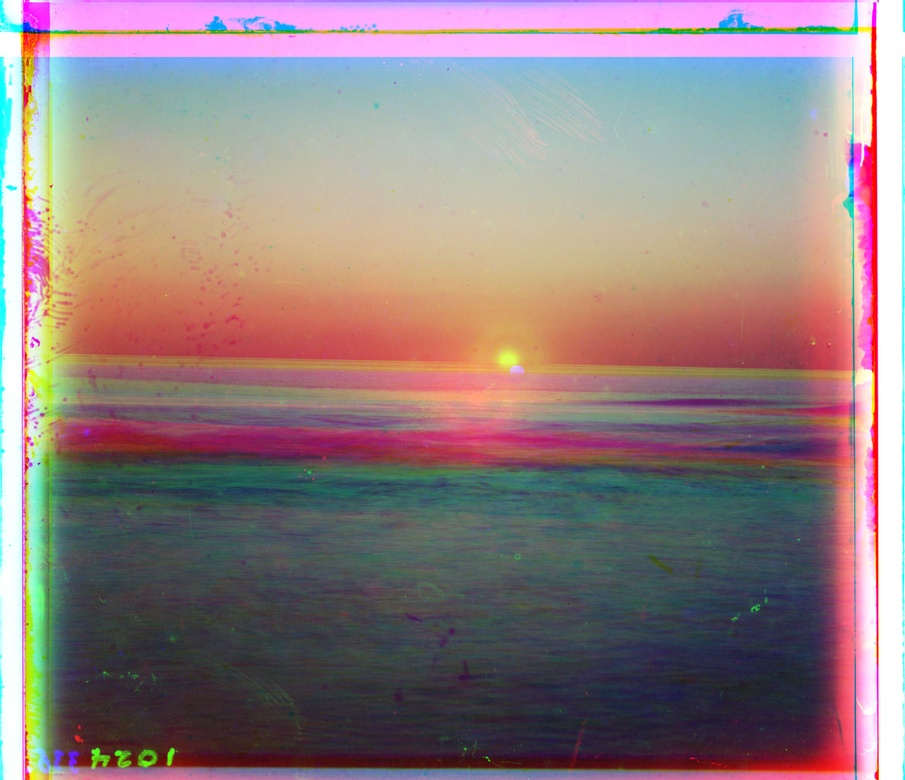
#> input picture hw1/output_pyramid_tif.jpg, 905 x 780 px, shrunk from 3778 x 3257 before the run
$ python test_crop.py
#> lines starting #> are read from the running program, lines starting #| are printed output that depends on the picture
import numpy as np
import matplotlib.pyplot as plt
from skimage import io, filters

# 直接用已對齊的圖（pyramid.py 的輸出），和 optimize.py 的輸入情境相同
img = io.imread('output_pyramid_tif.jpg').astype(np.float64) / 255.0
h, w = img.shape[:2]
#> h = 780; w = 905
r, g, b = img[:,:,0], img[:,:,1], img[:,:,2]
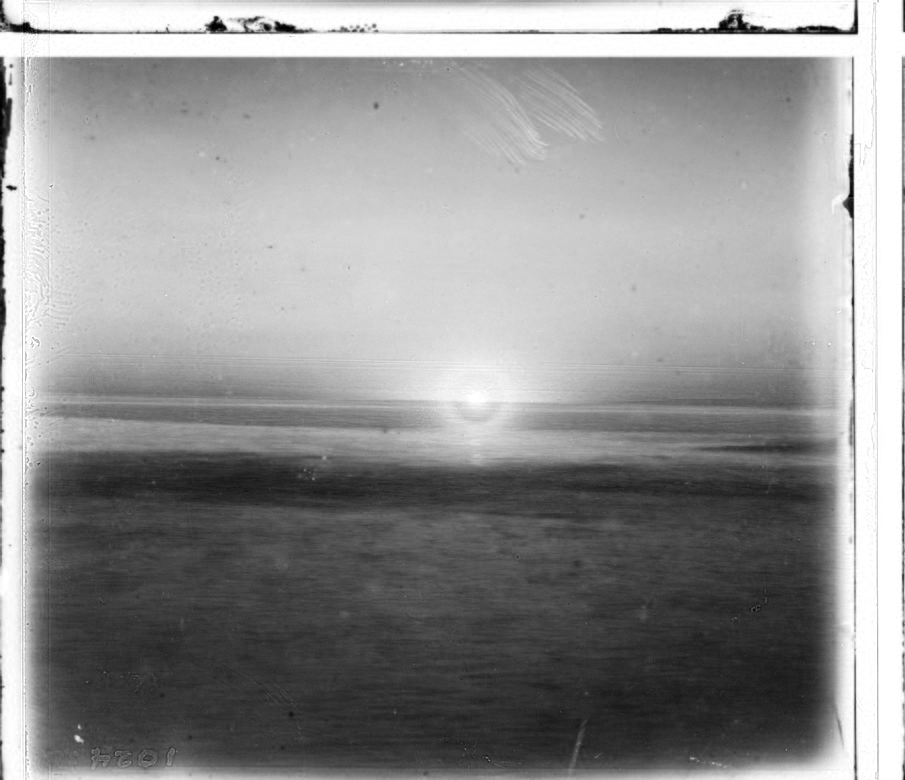
#> r: shape (780, 905) float64; min 0, max 1, mean 0.571
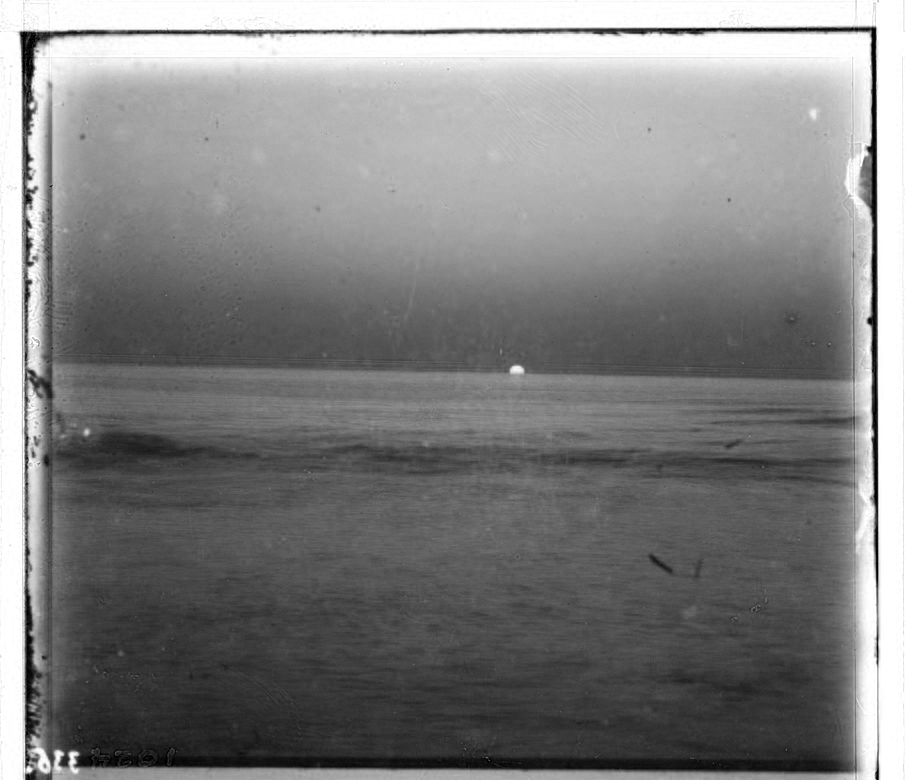
#> b: shape (780, 905) float64; min 0, max 1, mean 0.505
margin = 0.15
search_h = int(h * margin)
#> search_h = 117
search_w = int(w * margin)
#> search_w = 135


def find_tb_sobel_h(channel, search_h, h):
    row_edge = np.abs(filters.sobel_h(channel)).mean(axis=1)
    top    = int(np.argmax(row_edge[:search_h])) + 1
    bottom = h - 1 - int(np.argmax(row_edge[h - search_h:][::-1]))
    return top, bottom

def find_lr_sobel_v(channel, search_w, w):
    col_edge = np.abs(filters.sobel_v(channel)).mean(axis=0)
    left  = int(np.argmax(col_edge[:search_w])) + 1
    right = w - 1 - int(np.argmax(col_edge[w - search_w:][::-1]))
    return left, right

def find_lr_interchannel(r, g, b, search_w, w):
    diff = np.abs(r - g) + np.abs(g - b) + np.abs(r - b)
    col_diff = diff.mean(axis=0)
    interior = col_diff[search_w : w - search_w]
    thr = interior.mean() + 2 * interior.std()
    left = 0
    for i in range(search_w):
        if col_diff[i] > thr:
            left = i + 1
    right = w
    for i in range(w - 1, w - 1 - search_w, -1):
        if col_diff[i] > thr:
            right = i
    return left, right

def find_tb_lr_magnitude(channel, search_h, search_w, h, w):
    edge = filters.sobel(channel)
    row_edge = edge.mean(axis=1)
    col_edge = edge.mean(axis=0)
    top    = int(np.argmax(row_edge[:search_h])) + 1
    bottom = h - 1 - int(np.argmax(row_edge[h - search_h:][::-1]))
    left   = int(np.argmax(col_edge[:search_w])) + 1
    right  = w - 1 - int(np.argmax(col_edge[w - search_w:][::-1]))
    return top, bottom, left, right


# Method 1: Sobel_h (上下) + Sobel_v (左右)
top1, bottom1, left1, right1 = 0, h, 0, w
#> top1 = 0; bottom1 = 780; left1 = 0; right1 = 905
for ch in [r, g, b]:
    t, bo = find_tb_sobel_h(ch, search_h, h)
    l, ri = find_lr_sobel_v(ch, search_w, w)
    top1    = max(top1,    t)
    bottom1 = min(bottom1, bo)
    left1   = max(left1,   l)
    right1  = min(right1,  ri)
#> this loop made 3 passes
#> (top in find_tb_sobel_h, bottom in find_tb_sobel_h, t, bo, left in find_lr_sobel_v, right in find_lr_sobel_v, l, ri) on passes 1 to 3: (35, 775, 35, 775, 3, 902, 3, 902), (3, 768, 3, 768, 22, 878, 22, 878), (34, 768, 34, 768, 25, 877, 25, 877)
crop1 = img[top1:bottom1, left1:right1]
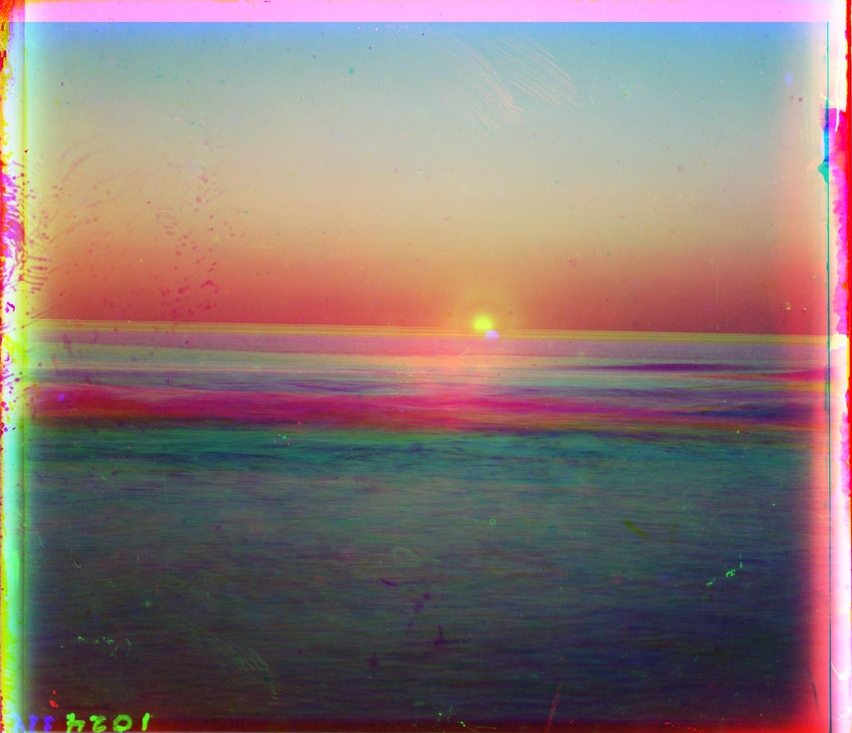
#> crop1: shape (733, 852, 3) float64; mean R, G, B 0.535, 0.464, 0.455
print(f"M1 (sobel_h + sobel_v):     top={top1}, bottom={bottom1}, left={left1}, right={right1}")
#| M1 (sobel_h + sobel_v):     top=35, bottom=768, left=25, right=877

# Method 2: Sobel_h (上下) + Inter-channel (左右)
top2, bottom2 = 0, h
#> top2 = 0; bottom2 = 780
for ch in [r, g, b]:
    t, bo = find_tb_sobel_h(ch, search_h, h)
    top2    = max(top2,    t)
    bottom2 = min(bottom2, bo)
#> this loop made 3 passes
#> (top in find_tb_sobel_h, bottom in find_tb_sobel_h, t, bo, bottom2) on passes 1 to 3: (35, 775, 35, 775, 775), (3, 768, 3, 768, 768), (34, 768, 34, 768, 768)
left2, right2 = find_lr_interchannel(r, g, b, search_w, w)
#> in find_lr_interchannel, `diff = np.abs(r - g) + np.abs(g - b) + np.abs(r - b)`:
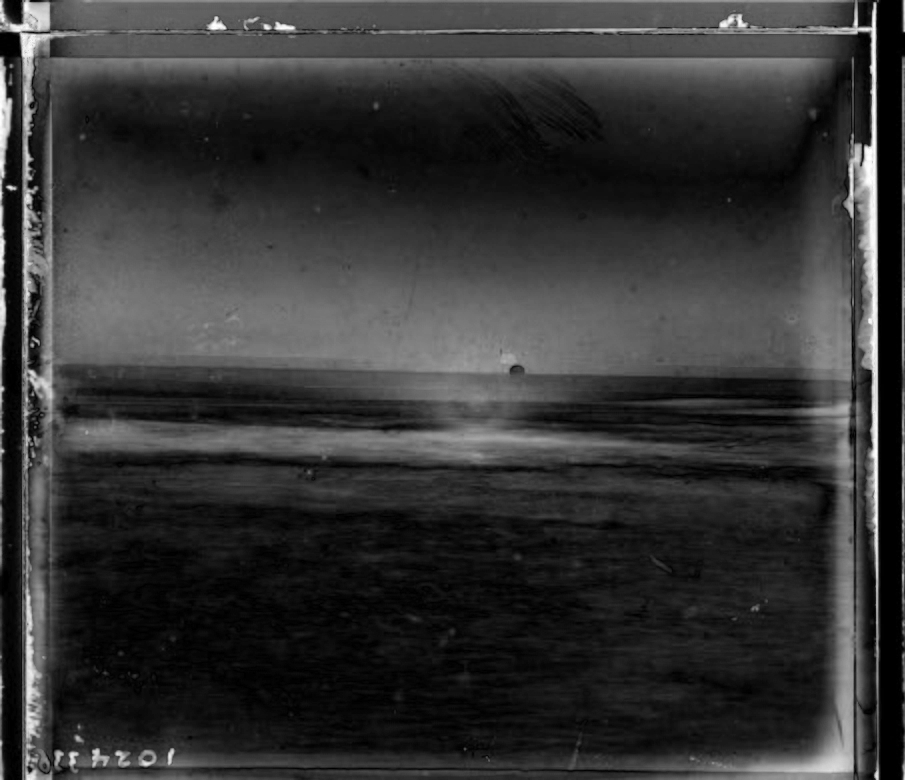
#> diff: shape (780, 905) float64; min 0, max 2, mean 0.412; drawn with min black and max white
#> in find_lr_interchannel, `col_diff = diff.mean(axis=0)`: col_diff = 905 values, max 1.35 at index 875, min 0 at index 884, mean 0.412
#> in find_lr_interchannel, `interior = col_diff[search_w : w - search_w]`: interior = 635 values, max 0.412 at index 340, min 0.355 at index 494, mean 0.378
#> in find_lr_interchannel, `thr = interior.mean() + 2 * interior.std()`: thr = 0.407
#> left2 = 130; right2 = 800
crop2 = img[top2:bottom2, left2:right2]
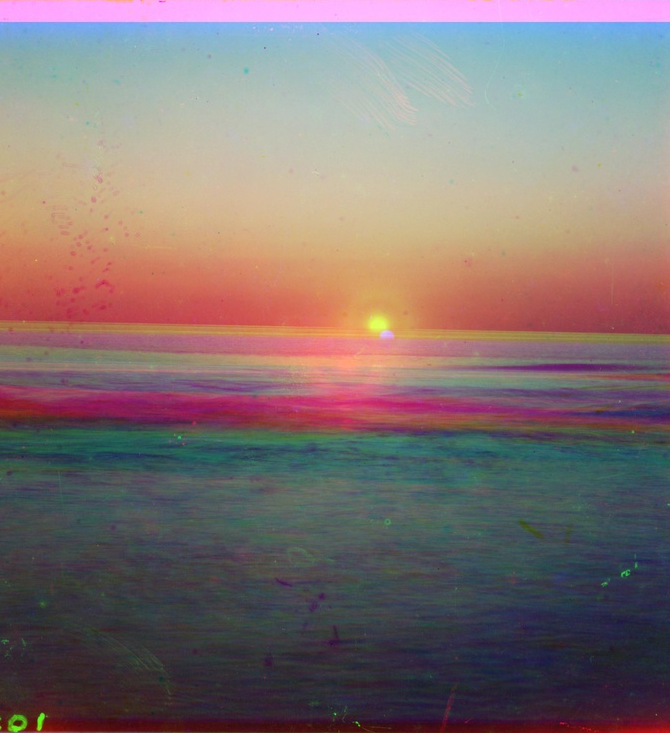
#> crop2: shape (733, 670, 3) float64; mean R, G, B 0.506, 0.448, 0.446
print(f"M2 (sobel_h + interchannel): top={top2}, bottom={bottom2}, left={left2}, right={right2}")
#| M2 (sobel_h + interchannel): top=35, bottom=768, left=130, right=800

# Method 3: Sobel magnitude (全方向)
top3, bottom3, left3, right3 = 0, h, 0, w
#> top3 = 0; bottom3 = 780; left3 = 0; right3 = 905
for ch in [r, g, b]:
    t, bo, l, ri = find_tb_lr_magnitude(ch, search_h, search_w, h, w)
    top3    = max(top3,    t)
    bottom3 = min(bottom3, bo)
    left3   = max(left3,   l)
    right3  = min(right3,  ri)
#> this loop made 3 passes
#> (top in find_tb_lr_magnitude, left in find_tb_lr_magnitude, right in find_tb_lr_magnitude, t, l, ri, left3, right3) on passes 1 to 3: (35, 3, 902, 35, 3, 902, 3, 902), (3, 22, 878, 3, 22, 878, 22, 878), (34, 25, 877, 34, 25, 877, 25, 877)
#> pass 3, in find_tb_lr_magnitude (call 3), `edge = filters.sobel(channel)`:
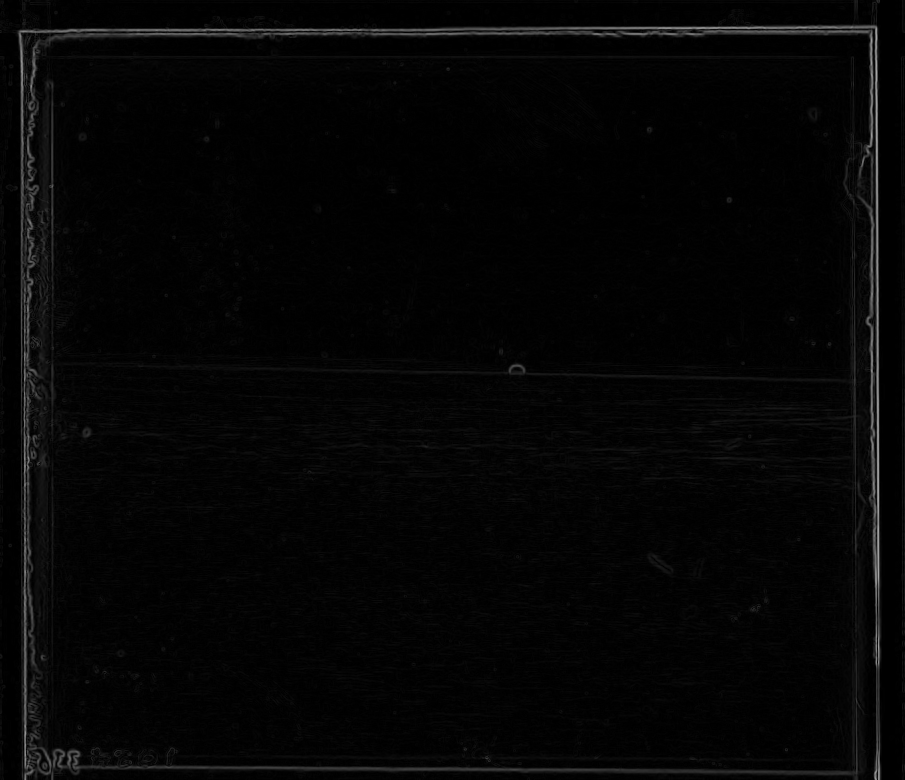
#> edge: shape (780, 905) float64; min 0, max 0.662, mean 0.0215
crop3 = img[top3:bottom3, left3:right3]
print(f"M3 (sobel magnitude):        top={top3}, bottom={bottom3}, left={left3}, right={right3}")
#| M3 (sobel magnitude):        top=35, bottom=768, left=25, right=877


fig, axes = plt.subplots(1, 4, figsize=(20, 6))
axes[0].imshow(img)
axes[0].set_title('原圖')
axes[0].axis('off')

axes[1].imshow(crop1)
axes[1].set_title(f'M1: sobel_h + sobel_v\n({crop1.shape[1]}x{crop1.shape[0]})')
axes[1].axis('off')

axes[2].imshow(crop2)
axes[2].set_title(f'M2: sobel_h + interchannel\n({crop2.shape[1]}x{crop2.shape[0]})')
axes[2].axis('off')

axes[3].imshow(crop3)
axes[3].set_title(f'M3: sobel magnitude\n({crop3.shape[1]}x{crop3.shape[0]})')
axes[3].axis('off')

plt.tight_layout()
plt.savefig('test_crop_compare.jpg', dpi=150, bbox_inches='tight')
plt.show()
print("已儲存 test_crop_compare.jpg")

$ run again, with hw3/imgA.jpg copied over hw1/output_pyramid_tif.jpg
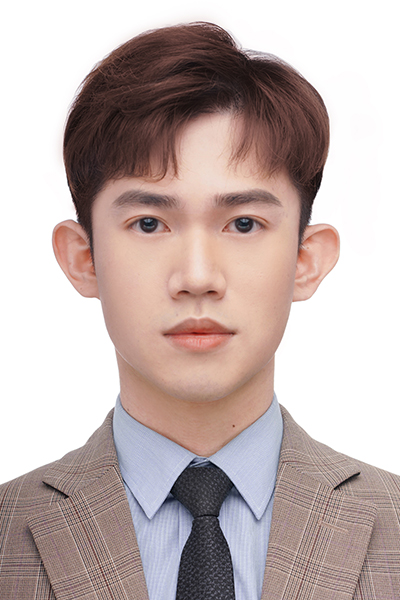
#> input picture hw3/imgA.jpg, 400 x 600 px
#> the loop `for ch in [r, g, b]:` made 3 passes
#> (l, left1) on passes 1 to 3: (52, 52), (53, 53), (53, 53)
#| M1 (sobel_h + sobel_v):     top=60, bottom=576, left=53, right=340
#> the loop `for ch in [r, g, b]:` made 3 passes
#> in find_lr_interchannel, `diff = np.abs(r - g) + np.abs(g - b) + np.abs(r - b)`:
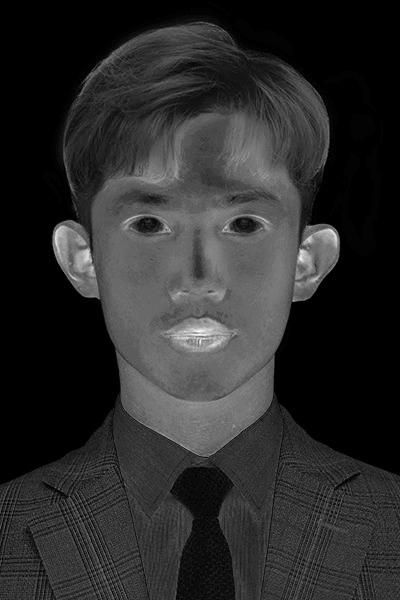
#> diff: shape (600, 400) float64; min 0, max 1.07, mean 0.182; drawn with min black and max white
#> col_diff = 400 values, max 0.339 at index 176, min 0.0335 at index 2, mean 0.182
#> interior = 280 values, max 0.339 at index 116, min 0.0628 at index 279, mean 0.24
#> thr = 0.387
#> left2 = 0; right2 = 400
#| M2 (sobel_h + interchannel): top=60, bottom=576, left=0, right=400
#> the loop `for ch in [r, g, b]:` made 3 passes
#> pass 1, in find_tb_lr_magnitude, `edge = filters.sobel(channel)`:
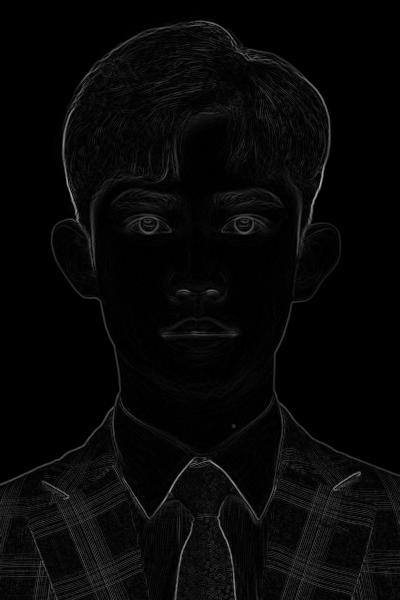
#> edge: shape (600, 400) float64; min 0, max 0.677, mean 0.0292
#| M3 (sobel magnitude):        top=60, bottom=576, left=53, right=340
